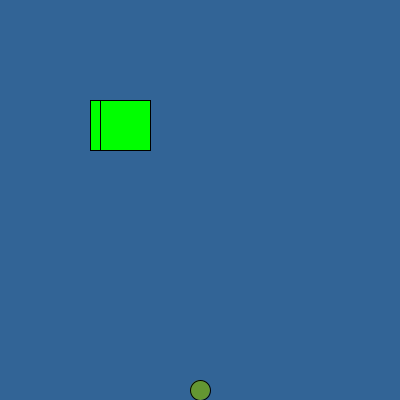
Frame 1 (no input)
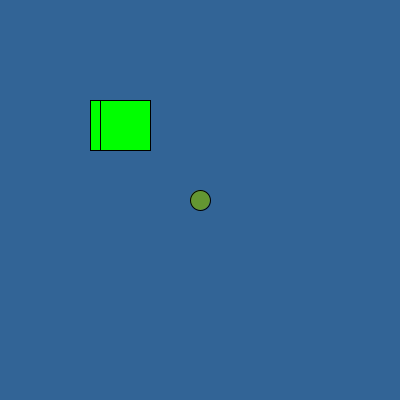
Frame 60 (the mouse pressed at the canvas centre just before this capture)
Frame 120 (the mouse held since frame 60 and released just before this capture): identical to frame 60, image omitted

The Processing sketch that drew these frames (run headless with seeded random() and noise(); from frame 60 on, the mouse is pressed at the canvas centre):

// Processing sketch: Frogger
// ── Frogger.pde
Car c1 = new Car();
Car c2 = new Car();
Car c3 = new Car();
Car c4 = new Car(); 
Car c5 = new Car();
Car c6 = new Car();
Car c7 = new Car();
 int carx = 100;
  int cary = 100;
  int spd  = 10;
  int size = 50;
  //||||cary>=390||cary>=10
public class Car{

  void display() 
{
      fill(0,255,0);
      rect(carx , cary, size, 50);
}
void moveLeft(){
  carx=carx-spd;
  if(carx<=10){
    carx = 390;
  }
  display();
}
void moveRight(){
  carx=carx+spd;
  if(carx>=width){
    carx=10;
  }
  display();
}
}
void setup(){
  size(400,400);
}
int x=200;
int y=390;
void draw(){
  background(50,100,150);
  fill(100,150,50);
  ellipse(x,y,20,20);
  outside();
 c1.display();
 c2.moveLeft();
 c3.moveRight();
 
}
void outside(){
  if(x<=10||x>=395||y<=10||y>=390){
    x=200;
    y=200;
  }
}
void keyPressed()
{
      if(key == CODED){
            if(keyCode == UP)
            {
                  //Frog Y position goes up
                  y=y-5;
            }
            else if(keyCode == DOWN)
            {
                  //Frog Y position goes down 
                  y=y+5;
            }
            else if(keyCode == RIGHT)
            {
                  //Frog X position goes right
                  x=x+5;
            }
            else if(keyCode == LEFT)
            {
              x=x-5;
                  //Frog X position goes left
            }
      }
}
 
